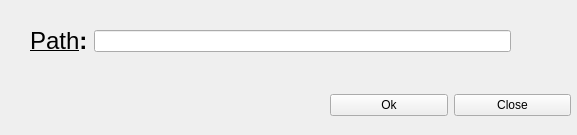
<?xml version="1.0" encoding="UTF-8"?>
<ui version="4.0">
 <class>Dialog</class>
 <widget class="QDialog" name="Dialog">
  <property name="geometry">
   <rect>
    <x>0</x>
    <y>0</y>
    <width>577</width>
    <height>135</height>
   </rect>
  </property>
  <property name="windowTitle">
   <string>Dialog</string>
  </property>
  <widget class="QPushButton" name="pushButton_2">
   <property name="geometry">
    <rect>
     <x>220</x>
     <y>170</y>
     <width>118</width>
     <height>33</height>
    </rect>
   </property>
   <property name="text">
    <string>PushButton</string>
   </property>
  </widget>
  <widget class="QWidget" name="">
   <property name="geometry">
    <rect>
     <x>330</x>
     <y>80</y>
     <width>241</width>
     <height>51</height>
    </rect>
   </property>
   <layout class="QHBoxLayout" name="horizontalLayout">
    <item>
     <widget class="QPushButton" name="okButton">
      <property name="text">
       <string>Ok</string>
      </property>
     </widget>
    </item>
    <item>
     <widget class="QPushButton" name="closeButton">
      <property name="text">
       <string>Close</string>
      </property>
     </widget>
    </item>
   </layout>
  </widget>
  <widget class="QWidget" name="">
   <property name="geometry">
    <rect>
     <x>30</x>
     <y>20</y>
     <width>481</width>
     <height>42</height>
    </rect>
   </property>
   <layout class="QVBoxLayout" name="verticalLayout_2">
    <item>
     <layout class="QHBoxLayout" name="horizontalLayout_2">
      <item>
       <widget class="QLabel" name="label">
        <property name="text">
         <string>&lt;html&gt;&lt;head/&gt;&lt;body&gt;&lt;p&gt;&lt;span style=&quot; font-size:18pt; text-decoration: underline;&quot;&gt;Path&lt;/span&gt;&lt;span style=&quot; font-size:18pt; font-weight:600;&quot;&gt;:&lt;/span&gt;&lt;/p&gt;&lt;/body&gt;&lt;/html&gt;</string>
        </property>
       </widget>
      </item>
      <item>
       <widget class="QLineEdit" name="lineEdit"/>
      </item>
     </layout>
    </item>
   </layout>
  </widget>
 </widget>
 <resources/>
 <connections/>
</ui>
